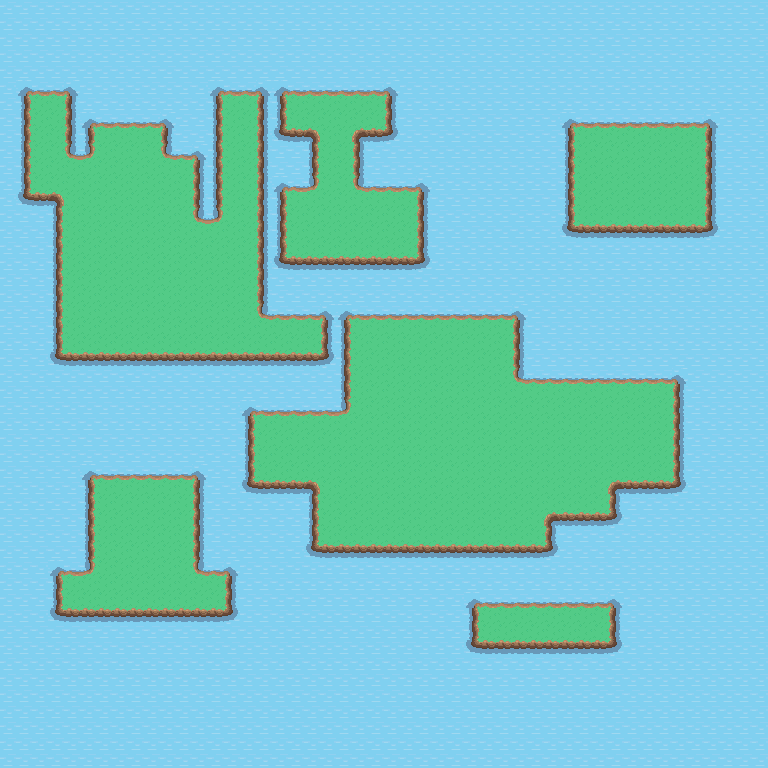

Below is a game level as drawn by its tile map, then a one-line description and the .tmx that defines it (tile-layer data replaced by summaries):
An orthogonal 48x48 tile map with 16x16 px tiles, 3 tile layers (Base, Collision, Above).

<map version="1.0" orientation="orthogonal" width="48" height="48" tilewidth="16" tileheight="16"><properties><property name="PathSize" value="6" /></properties><properties><property name="EntranceMap" value="6" /></properties><properties><property name="ExitMap" value="5" /></properties><properties><property name="EntrancePos" value="17,4" /></properties><properties><property name="ExitPos" value="10,17" /></properties> <tileset firstgid="1" name="edited_tiles" tilewidth="16" tileheight="16">  <image source="edited_tiles.png" trans="ffffff" /> </tileset> <layer name="Base" width="48" height="48">  <data>[2304 cells, 2304 non-empty, 1 distinct tile ids]</data> </layer> <layer name="Collision" width="48" height="48">  <data>[2304 cells, 1712 non-empty, 13 distinct tile ids]</data> </layer> <layer name="Above" width="48" height="48">  <data>[2304 cells, 0 non-empty, 0 distinct tile ids]</data> </layer></map>
